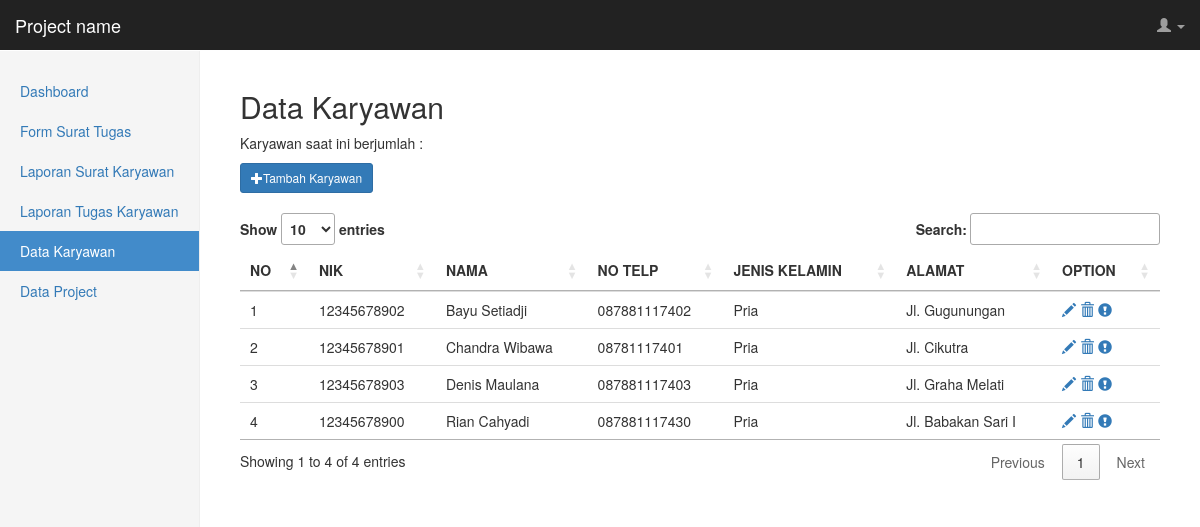
/admin/page/data_karyawan.php (signed in), run on the app's committed database.
### tables this page shows
CREATE TABLE `tbl_karyawan` (
  `id` int(11) NOT NULL,
  `nik` varchar(15) NOT NULL,
  `nama` varchar(50) NOT NULL,
  `no_telp` varchar(15) NOT NULL,
  `jenis_kelamin` enum('Pria','Wanita') NOT NULL,
  `alamat` text NOT NULL,
  `username` varchar(50) NOT NULL,
  `password` text NOT NULL
);

### admin/page/data_karyawan.php (the view, shortened to what this page needs)
<!DOCTYPE html>
<html>
	<head>
		<link rel="stylesheet" type="text/css" href="../assets/css/bootstrap.min.css">
		<link rel="stylesheet" type="text/css" href="../assets/css/dashboard.css">
		<link rel="stylesheet" type="text/css" href="//cdn.datatables.net/1.10.11/css/jquery.dataTables.min.css">
	</head>
	<body>
		<nav class="navbar navbar-inverse navbar-fixed-top">
      		<div class="cntainer-fluid">
        		<div class="navbar-header">
          			<a class="navbar-brand" href="#">Project name</a>
        		</div>
        		<div id="navbar" class="navbar-collapse collapse">
          			<ul class="nav navbar-nav navbar-right">
			            <li>
			            	<a href="" data-toggle="dropdown" style="margin-right: 15px;">
			            		<span class="glyphicon glyphicon-user"></span>
			            		<span class="caret"></span>
			            	</a>
			            </li>
          			</ul>
        		</div>
      		</div>
      	</nav>
      	<div class="container-fluid">
			<div class="row">
		    	<div class="col-sm-3 col-md-2 sidebar">
		      		<ul class="nav nav-sidebar">
		      			<li><a href="dashboard.php">Dashboard</a></li>
				        <li><a href="proses.php?page=surat-tugas">Form Surat Tugas</a></li>
				        <li><a href="proses.php?page=surat-karyawan">Laporan Surat Karyawan</a></li>
				        <li><a href="proses.php?page=laporan-karyawan">Laporan Tugas Karyawan</a></li>
				        <li class="active"><a href="proses.php?page=data-karyawan">Data Karyawan</a></li>
				        <li><a href="proses.php?page=data-project">Data Project</a></li>
		      		</ul>
		    	</div>
    			<div class="col-sm-9 col-sm-offset-3 col-md-10 col-md-offset-2 main">
    				<h2>Data Karyawan</h2>
    				<p>Karyawan saat ini berjumlah : <b></b></p>
    				<button type="button" class="btn btn-primary btn-sm" data-toggle="modal" data-target="#modal-karyawan"><span class="glyphicon glyphicon-plus"></span>Tambah Karyawan</button><br /><br />
    				<table class="table table-hover table-responsive" id="datatables-karyawan">
    					<thead>
    						<tr>
	    						<th>NO</th>
	    						<th>NIK</th>
	    						<th>NAMA</th>
	    						<th>NO TELP</th>
	    						<th>JENIS KELAMIN</th>
	    						<th>ALAMAT</th>
	    						<th>OPTION</th>
	    					</tr>
    					</thead>
    					<tbody>
    						<?php
    						$no 	= 1;
						    $sql 	= mysql_query("SELECT * FROM tbl_karyawan ORDER BY nama ASC");
    						while ($row = mysql_fetch_assoc($sql)) {
    					?>
    					<tr>
    						<td><?= $no++ ?></td>
    						<td><?= $row['nik']; ?></td>
    						<td><?= $row['nama']; ?></td>
    						<td><?= $row['no_telp']; ?></td>
    						<td><?= $row['jenis_kelamin']; ?></td>
    						<td><?= $row['alamat']; ?></td>
    						<td>
    							<a href="proses.php?page=update-karyawan&&id=<?= $row['id']; ?>"><span class="glyphicon glyphicon-pencil"></span></a>
    							<a href="proses.php?page=delete-karyawan&&id=<?= $row['id']; ?>" onclick="return confirm('Apakah anda yakin ingin menghapus karyawan ini ?');"><span class="glyphicon glyphicon-trash"></span></a>
    							<a href=""><span class="glyphicon glyphicon-exclamation-sign"></span></a>
    						</td>
    					</tr>
    					<?php } ?>
    					</tbody>
    				</table>
    			</div>
 			</div>
 		</div>
    </body>
</html>

### assets/css/dashboard.css (style rules this page uses)
body { padding-top: 50px; }
.navbar-fixed-top { border: 0; }
.sidebar { display: none; }
@media (min-width: 768px) { .sidebar { position: fixed; top: 51px; bottom: 0; left: 0; z-index: 1000; display: block; padding: 20px; overflow-x: hidden; overflow-y: auto; background-color: #f5f5f5; border-right: 1px solid #eee; } }
.nav-sidebar { margin-right: -21px; margin-bottom: 20px; margin-left: -20px; }
.nav-sidebar > li > a { padding-right: 20px; padding-left: 20px; }
.nav-sidebar > .active > a, .nav-sidebar > .active > a:hover, .nav-sidebar > .active > a:focus { color: #fff; background-color: #428bca; }
.main { padding: 20px; }
@media (min-width: 768px) { .main { padding-right: 40px; padding-left: 40px; } }

### data on the page
tbl_karyawan: nik "12345678902", nama "Bayu Setiadji", no_telp "087881117402", jenis_kelamin "Pria", alamat "Jl. Gugunungan"
tbl_karyawan: nik "12345678901", nama "Chandra Wibawa", no_telp "08781117401", jenis_kelamin "Pria", alamat "Jl. Cikutra"
tbl_karyawan: nik "12345678903", nama "Denis Maulana", no_telp "087881117403", jenis_kelamin "Pria", alamat "Jl. Graha Melati"
tbl_karyawan: nik "12345678900", nama "Rian Cahyadi", no_telp "087881117430", jenis_kelamin "Pria", alamat "Jl. Babakan Sari I"
